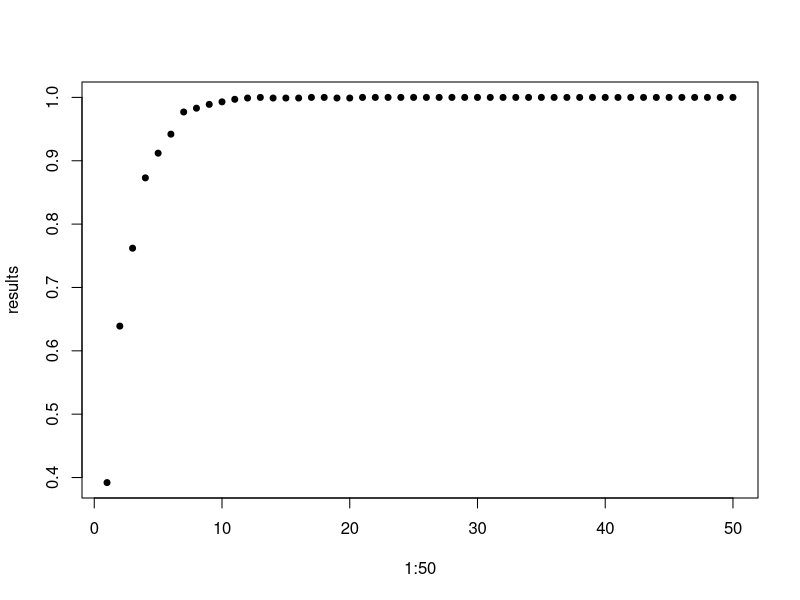
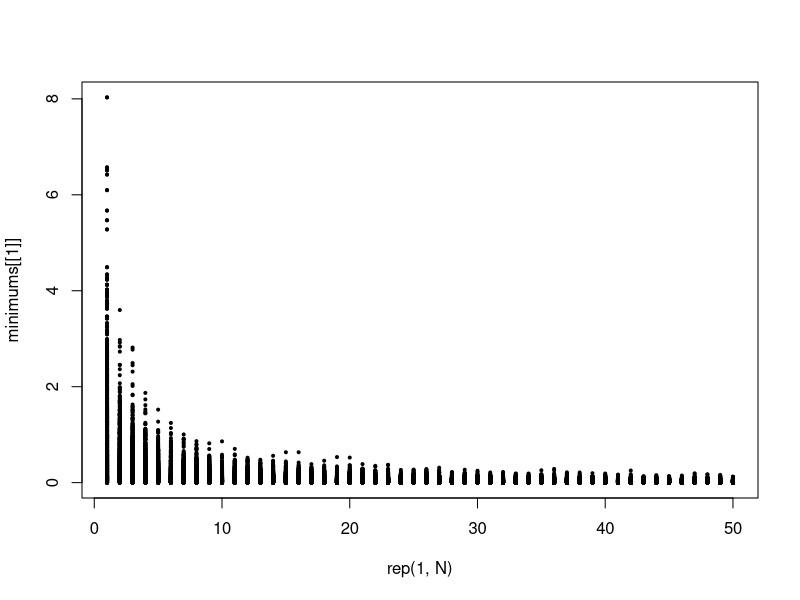

The R script that drew these images, in order:
## ---- chunk 1
N <- 1000
minimums <- c()
mins <- rep(0, N)
for (i in 1:N){
  mins[i] <- min(rexp(n=1))
}
minimums[[1]] <- mins
## ---- chunk 2
firstProb <- sum(mins < 0.5) / N
## ---- chunk 3
results <- c()
results[[1]] <- firstProb

for (j in 2:50){
    for (i in 1:N) {
        mins[i]<-min(rexp(n=j))
    }
    results[[j]] <- sum(mins < 0.5) / N
    minimums[[j]] <- mins
}
## ---- chunk 4
plot(x = 1:50, y = results, pch = 19, cex=.8)
## ---- chunk 5
plot(x = rep(1, N), y = minimums[[1]], xlim=range(1:50), pch = 19, cex=.4)
for (i in 1:50){
    points(x <- rep(i, N), y <- minimums[[i]], pch = 19, cex=.4)
}
